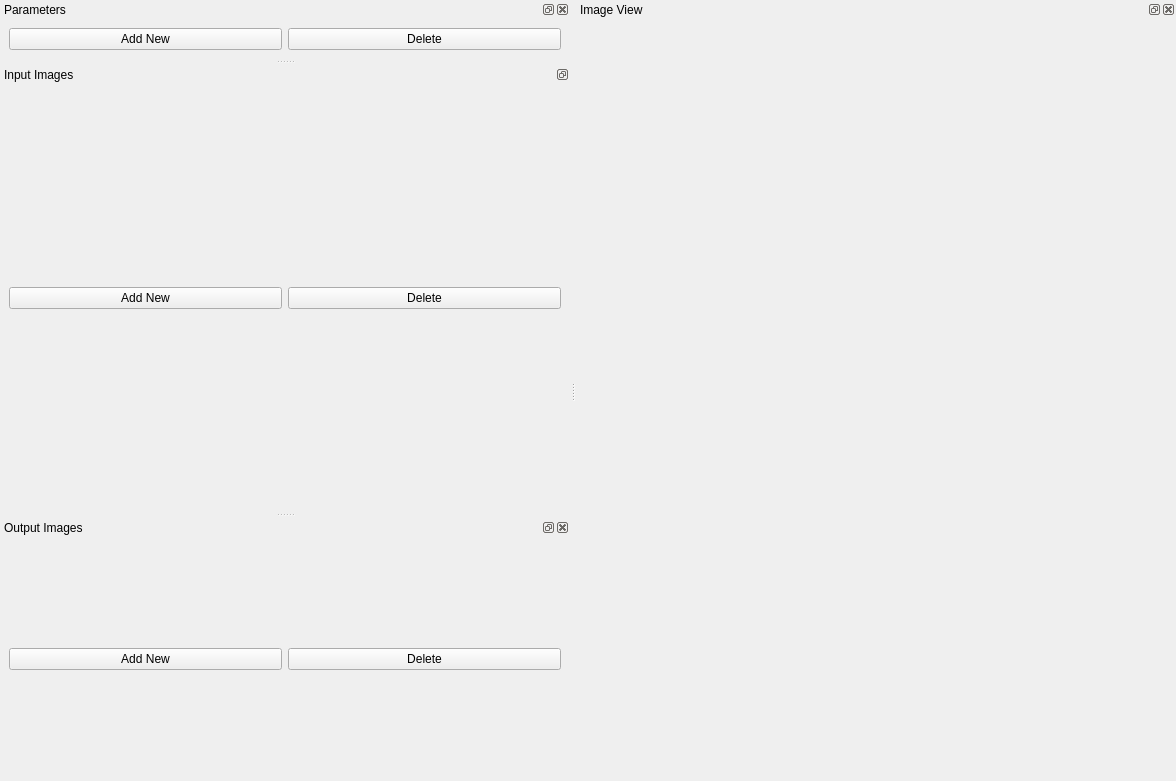
<?xml version="1.0" encoding="UTF-8"?>
<ui version="4.0">
 <class>mainWindow</class>
 <widget class="QMainWindow" name="mainWindow">
  <property name="geometry">
   <rect>
    <x>0</x>
    <y>0</y>
    <width>1176</width>
    <height>781</height>
   </rect>
  </property>
  <property name="windowTitle">
   <string>mTex Viewer</string>
  </property>
  <widget class="QDockWidget" name="imgViewDock">
   <property name="sizePolicy">
    <sizepolicy hsizetype="Minimum" vsizetype="Minimum">
     <horstretch>0</horstretch>
     <verstretch>0</verstretch>
    </sizepolicy>
   </property>
   <attribute name="dockWidgetArea">
    <number>2</number>
   </attribute>
   <property name="minimumSize">
    <size>
     <width>600</width>
     <height>400</height>
    </size>
   </property>
   <property name="windowTitle">
    <string>Image View</string>
   </property>
   <widget class="QWidget" name="imageViewDockCentralWidget">
    <property name="geometry">
     <rect>
      <x>0</x>
      <y>0</y>
      <width>2</width>
      <height>2</height>
     </rect>
    </property>
    <layout class="QVBoxLayout" name="imgViewDockLayout"/>
   </widget>
  </widget>
  <widget class="QDockWidget" name="paramsListDock">
   <property name="sizePolicy">
    <sizepolicy hsizetype="Maximum" vsizetype="Maximum">
     <horstretch>0</horstretch>
     <verstretch>0</verstretch>
    </sizepolicy>
   </property>
   <property name="windowTitle">
    <string>Parameters</string>
   </property>
   <attribute name="dockWidgetArea">
    <number>1</number>
   </attribute>
   <widget class="QWidget" name="paramsListDockCentralWidget">
    <property name="sizePolicy">
     <sizepolicy hsizetype="Expanding" vsizetype="Preferred">
      <horstretch>0</horstretch>
      <verstretch>0</verstretch>
     </sizepolicy>
    </property>
    <layout class="QVBoxLayout" name="textureListLayout">
     <item>
      <layout class="QHBoxLayout" name="paramsListButtonLayout">
       <item>
        <widget class="QPushButton" name="addNewParam">
         <property name="enabled">
          <bool>true</bool>
         </property>
         <property name="text">
          <string>Add New</string>
         </property>
        </widget>
       </item>
       <item>
        <widget class="QPushButton" name="deleteParam">
         <property name="enabled">
          <bool>true</bool>
         </property>
         <property name="text">
          <string>Delete</string>
         </property>
        </widget>
       </item>
      </layout>
     </item>
    </layout>
   </widget>
  </widget>
  <widget class="QDockWidget" name="inImgsListDock">
   <property name="sizePolicy">
    <sizepolicy hsizetype="Preferred" vsizetype="Minimum">
     <horstretch>0</horstretch>
     <verstretch>0</verstretch>
    </sizepolicy>
   </property>
   <property name="minimumSize">
    <size>
     <width>322</width>
     <height>100</height>
    </size>
   </property>
   <property name="features">
    <set>QDockWidget::DockWidgetFloatable|QDockWidget::DockWidgetMovable</set>
   </property>
   <property name="windowTitle">
    <string>Input Images</string>
   </property>
   <attribute name="dockWidgetArea">
    <number>1</number>
   </attribute>
   <widget class="QWidget" name="inImgsListDockCentralWidget">
    <layout class="QVBoxLayout" name="uvViewDockLayout">
     <item>
      <layout class="QHBoxLayout" name="horizontalLayout">
       <item>
        <widget class="QPushButton" name="addNewInImg">
         <property name="text">
          <string>Add New</string>
         </property>
        </widget>
       </item>
       <item>
        <widget class="QPushButton" name="deleteInImg">
         <property name="text">
          <string>Delete</string>
         </property>
        </widget>
       </item>
      </layout>
     </item>
    </layout>
   </widget>
  </widget>
  <widget class="QDockWidget" name="outImgsListDock">
   <property name="windowTitle">
    <string>Output Images</string>
   </property>
   <attribute name="dockWidgetArea">
    <number>1</number>
   </attribute>
   <widget class="QWidget" name="outImgsListDockCentralWidget">
    <layout class="QVBoxLayout" name="verticalLayout_2">
     <item>
      <layout class="QHBoxLayout" name="outImgsListButtons">
       <item>
        <widget class="QPushButton" name="addNewOutImg">
         <property name="text">
          <string>Add New</string>
         </property>
        </widget>
       </item>
       <item>
        <widget class="QPushButton" name="deleteOutImg">
         <property name="text">
          <string>Delete</string>
         </property>
        </widget>
       </item>
      </layout>
     </item>
    </layout>
   </widget>
  </widget>
  <action name="actionNew">
   <property name="text">
    <string>&amp;New</string>
   </property>
   <property name="shortcut">
    <string>Ctrl+N</string>
   </property>
  </action>
  <action name="actionOpen">
   <property name="text">
    <string>&amp;Open</string>
   </property>
   <property name="shortcut">
    <string>Ctrl+O</string>
   </property>
  </action>
  <action name="actionSave">
   <property name="text">
    <string>&amp;Save</string>
   </property>
   <property name="shortcut">
    <string>Ctrl+S</string>
   </property>
  </action>
  <action name="actionSaveAs">
   <property name="text">
    <string>Save &amp;As</string>
   </property>
   <property name="shortcut">
    <string>Ctrl+Shift+S</string>
   </property>
  </action>
  <action name="actionQuit">
   <property name="text">
    <string>&amp;Quit</string>
   </property>
   <property name="shortcut">
    <string>Ctrl+Q</string>
   </property>
  </action>
  <action name="actionImportGeometry">
   <property name="text">
    <string>&amp;Geometry</string>
   </property>
   <property name="shortcut">
    <string>Ctrl+G</string>
   </property>
  </action>
  <action name="actionImportTexture">
   <property name="text">
    <string>&amp;Texture</string>
   </property>
   <property name="shortcut">
    <string>Ctrl+T</string>
   </property>
  </action>
  <action name="actionExportGeometry">
   <property name="text">
    <string>&amp;Geometry</string>
   </property>
  </action>
  <action name="actionExportTexture">
   <property name="text">
    <string>&amp;Texture</string>
   </property>
  </action>
  <action name="actionTextureName">
   <property name="text">
    <string>Texture Name</string>
   </property>
  </action>
  <action name="actionTextureDescription">
   <property name="text">
    <string>Texture Description</string>
   </property>
  </action>
  <action name="actionDeleteTexture">
   <property name="text">
    <string>D&amp;elete Texture</string>
   </property>
  </action>
  <action name="actionResetModelCamera">
   <property name="text">
    <string>Reset &amp;Model Camera</string>
   </property>
  </action>
  <action name="actionResetUVCamera">
   <property name="text">
    <string>Reset &amp;UV Camera</string>
   </property>
  </action>
  <action name="actionResetAllCameras">
   <property name="text">
    <string>Reset &amp;All Cameras</string>
   </property>
   <property name="shortcut">
    <string>Ctrl+R</string>
   </property>
  </action>
  <action name="actionLanguage">
   <property name="text">
    <string>&amp;Language</string>
   </property>
  </action>
  <action name="actionTextureItemAlwaysEditor">
   <property name="checkable">
    <bool>true</bool>
   </property>
   <property name="checked">
    <bool>true</bool>
   </property>
   <property name="text">
    <string>Texture Item Always Editor</string>
   </property>
  </action>
 </widget>
 <resources/>
 <connections/>
</ui>
